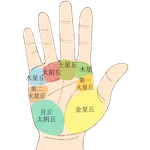
#> input picture KNShouXiang/KNShouXiang/Resource/badazhangqiu.png, 150 x 150 px; its folder holds 4 pictures in this run
$ python changesize.py
#> lines starting #> are read from the running program, lines starting #| are printed output that depends on the picture
from PIL import Image
import os

def resize_image(input_image_path, output_image_path, size):
#> called with input_image_path = 'badazhangqiu.png', output_image_path = 'badazhangqiu.png', size = (600, 815)
    with Image.open(input_image_path) as image:
#> image is the input picture: PIL image 150x150 RGBA; mean R, G, B, A 92.4, 87.8, 71.2, 97
        image = image.resize(size)
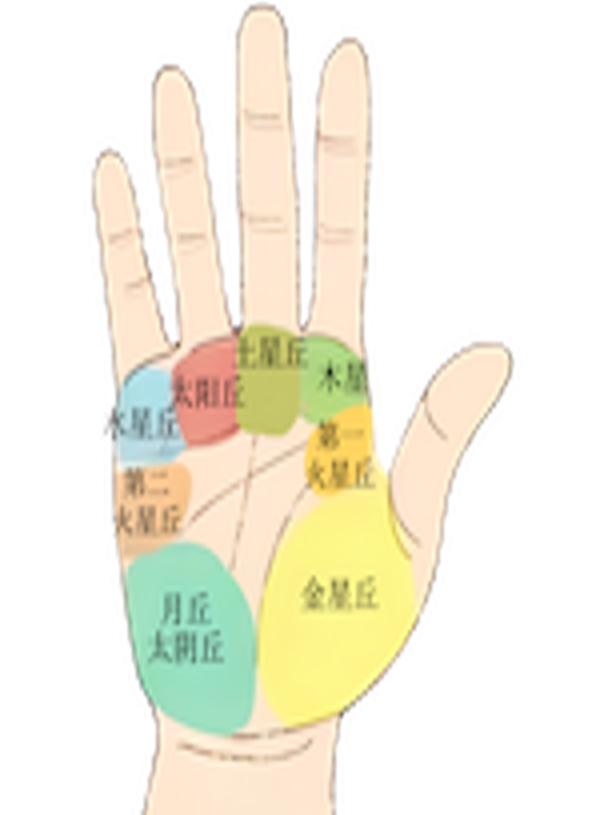
#> image: PIL image 600x815 RGBA; mean R, G, B, A 94.3, 89.5, 72.6, 97; transparent parts drawn white
#> pass 3 of the loop `for entry in entries:`:
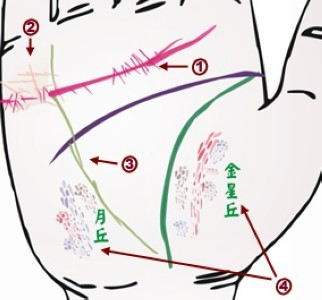
#> input picture KNShouXiang/KNShouXiang/Resource/jiankang03.png, 322 x 300 px
#> in resize_image, image is the input picture: PIL image 322x300 RGB; mean R, G, B 230, 225.3, 225.7
#> in resize_image (call 2), `image = image.resize(size)`:
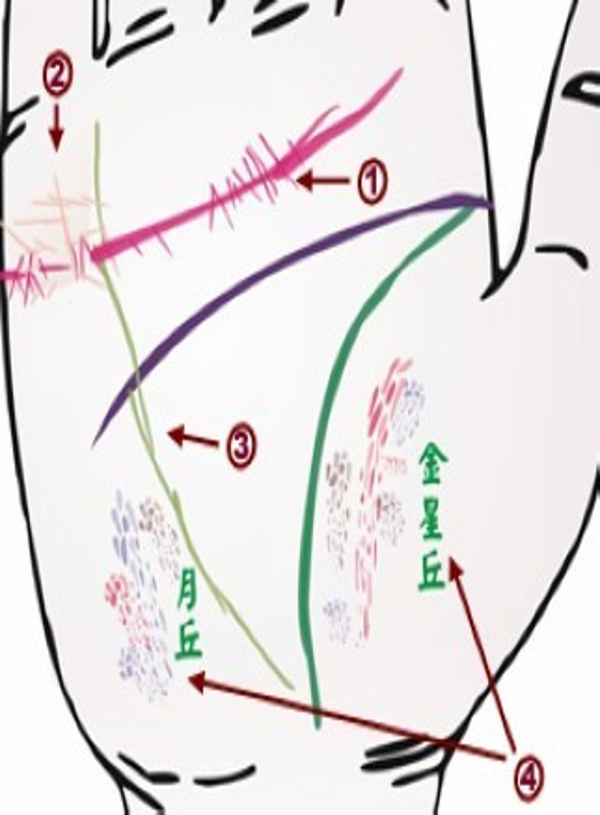
#> image: PIL image 600x815 RGB; mean R, G, B 230, 225.3, 225.7
#> the loop made 5 passes; the first 3 are shown
        image.save(output_image_path)

# 获取当前目录下的所有文件和文件夹
entries = os.listdir()

# 遍历当前目录下的所有条目
for entry in entries:
    # 检查条目是否为 .png 图片
    if entry.endswith(".png"):
        # 设置新的尺寸
        new_size = (600, 815)

        # 调整图片尺寸并覆盖原始图片
        resize_image(entry, entry, new_size)

        print(f"Resized {entry} to size {new_size}")
